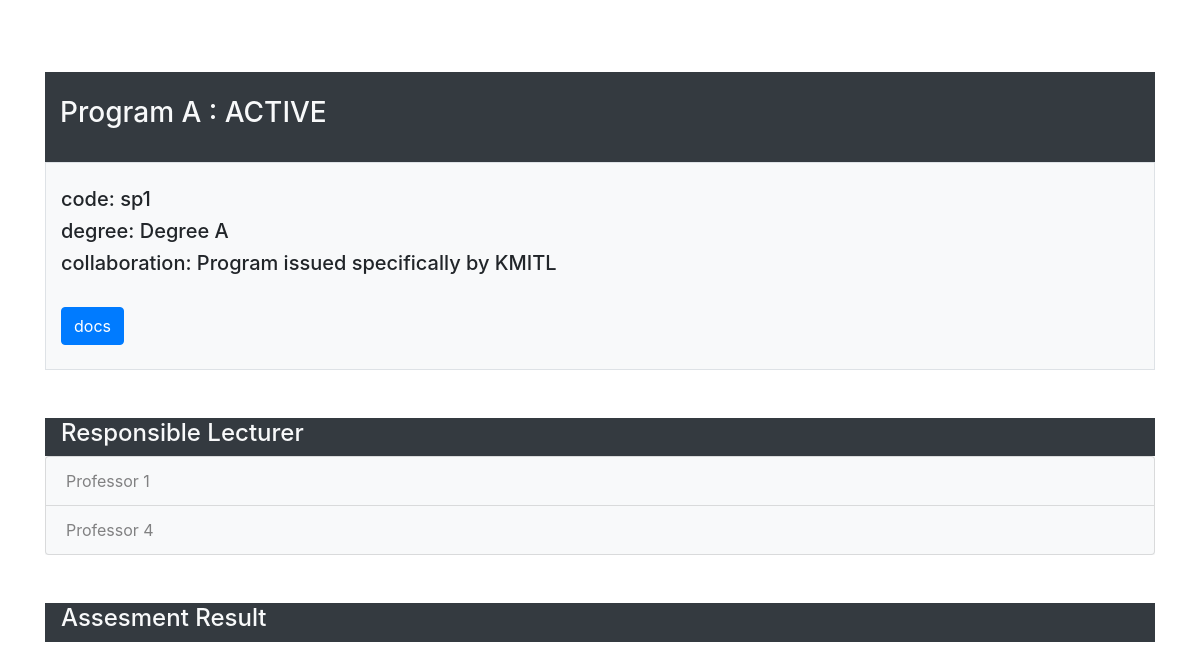
Page /program_detail/1/ on the earlier database version.
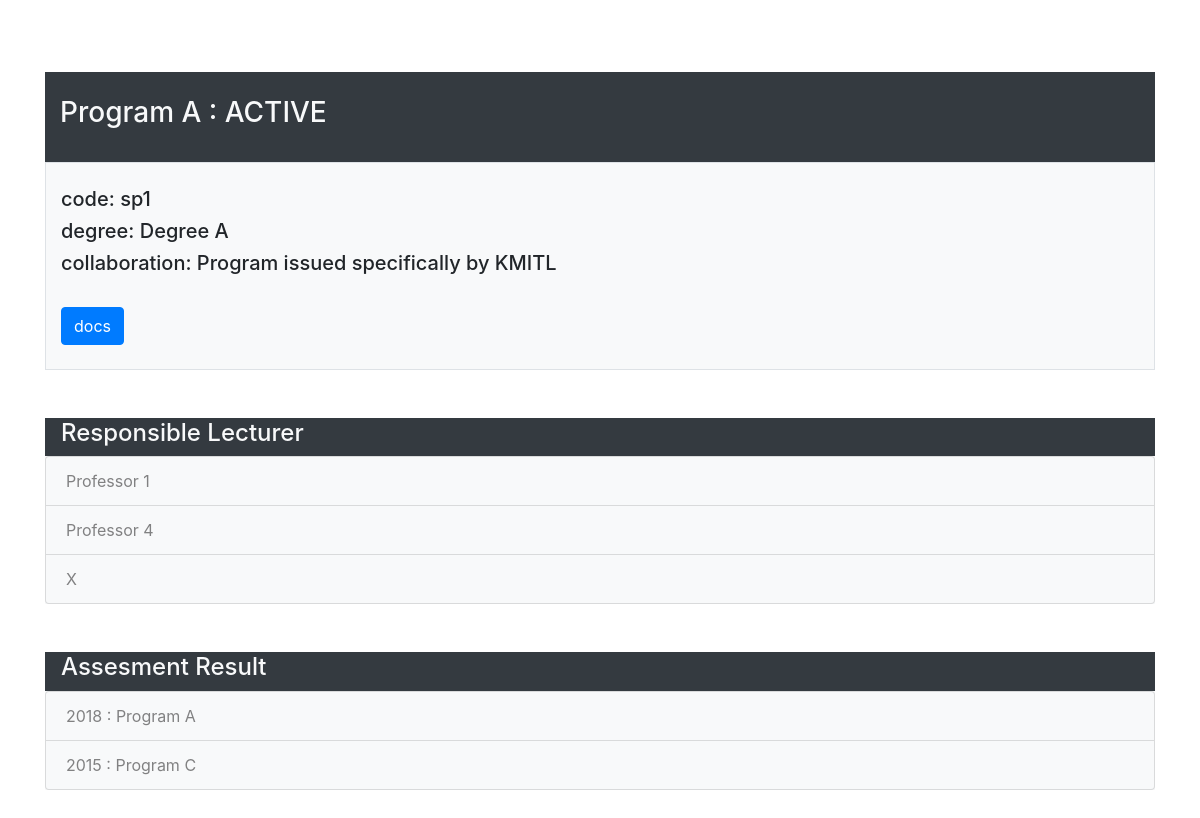
Same page on the later database version.
### study_program/models.py (models this page shows, shortened)
class Professor(models.Model):
    professor_id = models.CharField(max_length = 200)
    academic_title = models.CharField(max_length = 200)
    name_surname = models.CharField(max_length = 200)
    date_of_birth = models.DateField()
    YEAR_CHOICES = []
    for r in range(1980, (datetime.datetime.now().year+1)):
        YEAR_CHOICES.append((r,r))
    bsc = models.CharField(max_length = 200)
    bsc_grad_institute = models.CharField(max_length = 200)
    bsc_year = models.IntegerField(('year'), choices=YEAR_CHOICES, default=datetime.datetime.now().year)
    msc = models.CharField(max_length = 200)
    msc_grad_institute = models.CharField(max_length = 200)
    msc_year = models.IntegerField(('year'), choices=YEAR_CHOICES, default=datetime.datetime.now().year)
    phd = models.CharField(max_length = 200)
    phd_grad_institute = models.CharField(max_length = 200)
    phd_year = models.IntegerField(('year'), choices=YEAR_CHOICES, default=datetime.datetime.now().year)
    phone = models.CharField(max_length = 200)
    email = models.CharField(max_length = 200)
    university = models.CharField(max_length = 200)
    additional_degree = models.CharField(max_length = 200, blank = True)
    responsible_program = models.ManyToManyField('StudyProgram', blank=True)
    committee_profile = models.ManyToManyField('Committee', blank=True)

class AssessmentResult(models.Model):
    code = models.CharField(max_length=200)
    committee_id = models.ManyToManyField(Committee, blank=True)
    program_id = models.ForeignKey(StudyProgram, on_delete=models.PROTECT, null=True)
    YEAR_CHOICES = []
    for r in range(1980, (datetime.datetime.now().year+1)):
        YEAR_CHOICES.append((r,r))
    year = models.IntegerField(('year'), choices=YEAR_CHOICES, default=datetime.datetime.now().year)
    curriculum_status_choices = (
        ('New', 'New'),
        ('Modify', 'Modify'),
    )
    curriculum_status = models.TextField(max_length=400, choices = curriculum_status_choices)
    curriculum_status_year = models.IntegerField(('หลักสูตรปี'), choices=YEAR_CHOICES, default=datetime.datetime.now().year)
    curriculum_standard_choices = (
            ('New', 'New'),
            ('Modify', 'Modify'),
    )
    curriculum_standard = models.IntegerField(('มาตรฐานหลักสูตรตามปี'), choices=YEAR_CHOICES, default=datetime.datetime.now().year)
    pdf_docs = models.FileField(upload_to='assessment_details/')
    aun_id = models.ForeignKey('AUN', on_delete=models.PROTECT, null=True)

class StudyProgram(models.Model):
    code = models.CharField(max_length=200)
    name = models.CharField(max_length=200)
    status_choices = (
        ('ACTIVE', 'ACTIVE'),
        ('GOING TO CLOSE', 'GOING TO CLOSE'),
        ('NOT ACTIVE', 'NOT ACTIVE'),
    )
    program_status = models.CharField(max_length=200, choices=status_choices )
    degree_and_major = models.CharField(max_length=400)
    collaboration_choices = (
        ('Program issued specifically by KMITL', 'Program issued specifically by KMITL'),
        ('Program supported by other institutes', 'Program supported by other institutes'),
        ('Collaborated program with other institutes', 'Collaborated program with other institutes'),
    )
    collaboration_with_other_institues = models.TextField(max_length=400, choices = collaboration_choices)
    pdf_docs = models.FileField(upload_to='study_program_details/')
    responsible_professors = models.ManyToManyField(Professor, through=Professor.responsible_program.through, blank=True)
    past_assessment = models.ManyToManyField('AssessmentResult', blank=True)
    def __str__(self):
        return self.name

### study_program/views.py (the view)
# urls.py: path('program_detail/<int:program_id>/', views.program_detail, name='program_detail'),
def program_detail(request, program_id):
    detail = get_object_or_404(StudyProgram, pk=program_id)
    faculties_list = {'1':'Science', '2':'Engineering', '3':'Medicine'}
    professor_list = []
    for professor in detail.responsible_professors.all():
        professor_list.append(professor)
    assessment_list =[]
    for assessment in detail.past_assessment.all():
        assessment_list.append(assessment)
    return render(request, 'study_program/program_detail.html', {'program_detail': detail, 'faculties': faculties_list, 'professors':professor_list, 'assessment_list':assessment_list})

### study_program/templates/study_program/program_detail.html (shortened to what this page needs)
<head>
    <link rel="stylesheet" href="https://stackpath.bootstrapcdn.com/bootstrap/4.1.3/css/bootstrap.min.css">
</head>
<main>
    <div class="container">
        <br/>
        <br/>
        <br/>
        <div class="text-light bg-dark border-dark container">
            <br/>
            <h3>{{ program_detail.name }} : {{ program_detail.program_status }}</h3>
            <br/>
        </div>
        <div class="container bg-light border">
            <br/>
            <h5>code: {{ program_detail.code }}</h5>
            <h5>degree: {{ program_detail.degree_and_major }}</h5>
            <h5>collaboration: {{ program_detail.collaboration_with_other_institues }}</h5>
            <br/>
            <a class= "btn btn-primary" href="{{ program_detail.pdf_docs.url }}">docs</a>
            <br/>
            <br/>
        </div>
        <br/>
        <br/>
        <div class="text-light bg-dark border border-dark container">
            <h4>Responsible Lecturer</h4>
        </div>
        <div class=bg-light>
            <ul class="list-group">
                {% for responsible_professor in professors %}
                    <a class="list-group-item list-group-item-light bg-light"  href = "{% url 'professor_profile' responsible_professor.id %}">{{ responsible_professor.name_surname}}</a>
                {% endfor %}
            </ul>
        </div>
        <br/>
        <br/>
        <div class="text-light bg-dark border border-dark container">
            <h4>Assesment Result</h4>
        </div>
        <div class=bg-light>
            <ul class="list-group">
                {% for assessment in assessment_list %}
                    <a class="list-group-item list-group-item-light bg-light"  href = "{% url 'assessment_result' assessment.id %}">{{assessment.year}} : {{ assessment.program_id }}</a>
                {% endfor %}
            </ul>
        </div>
        <br/>
        <br/>
    </div>
</main>

Differences in the rows shown:
added Professor: name_surname "X"
now on this page (row unchanged): AssessmentResult: year "2018", program_id "Program A"
now on this page (row unchanged): AssessmentResult: year "2015", program_id "Program C"
